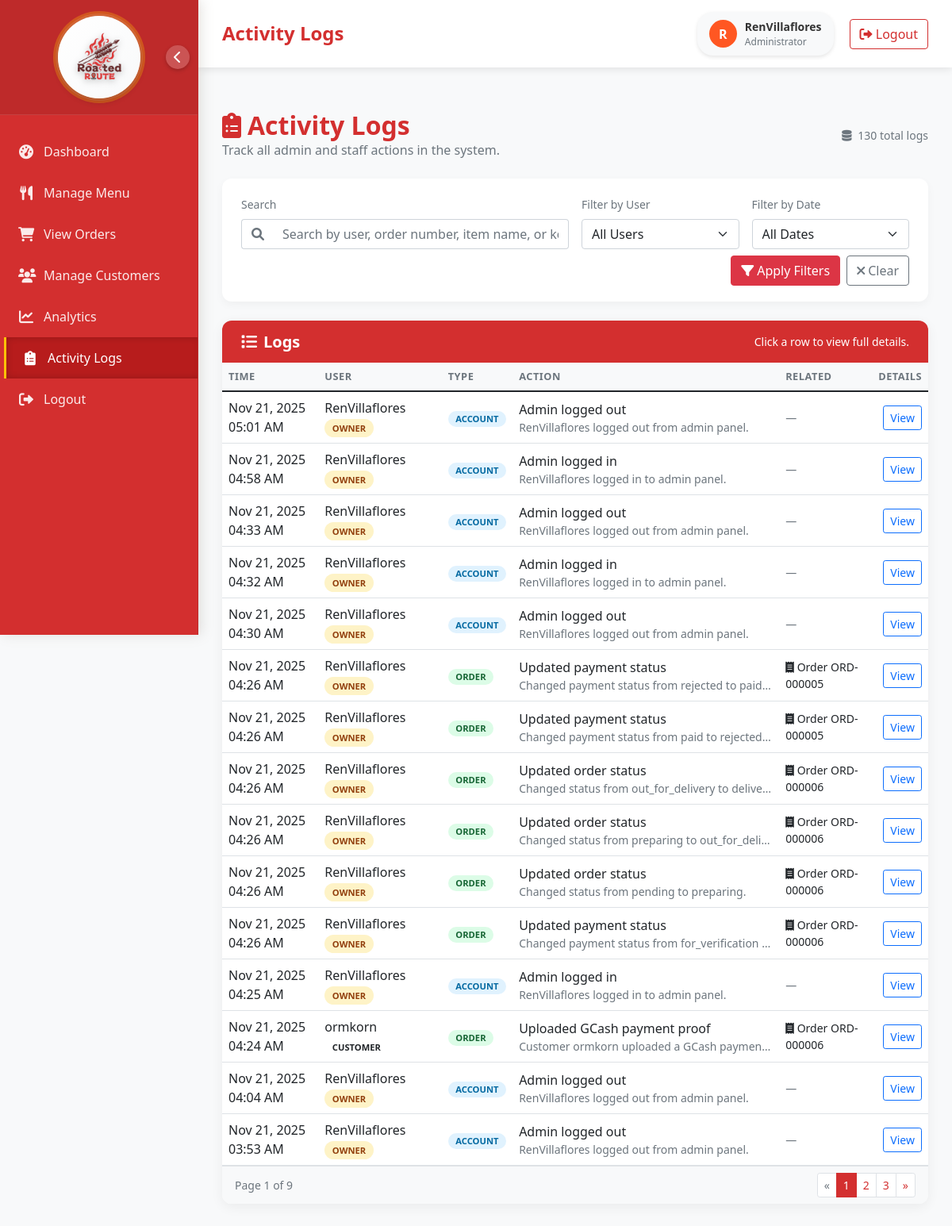
/activity-logs/ (signed in), run on an earlier commit of the app's database.
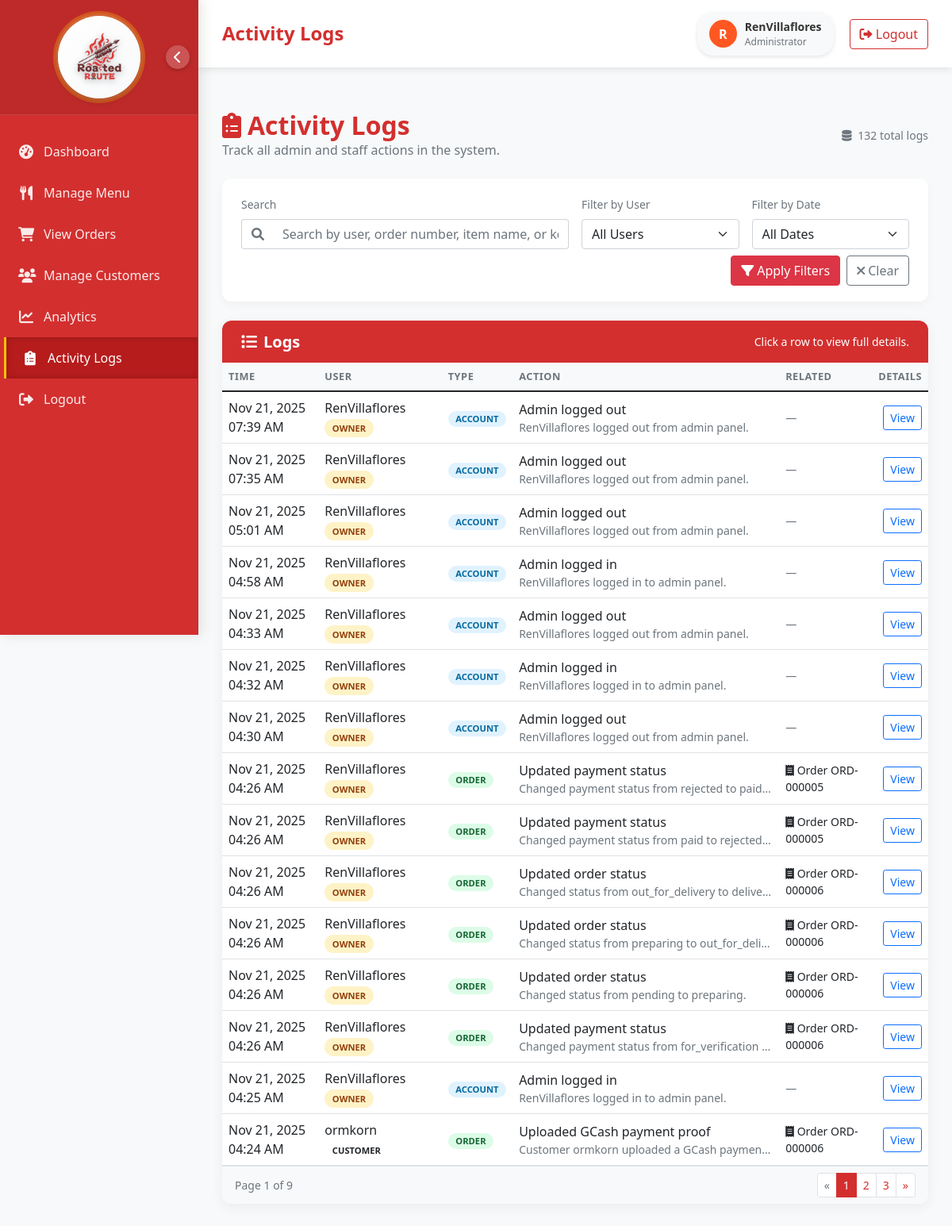
And on a later commit of the database.
### roasted_app/models.py (models this page shows, shortened)
class ActivityLog(models.Model):
    CATEGORY_CHOICES = [
        ('account', 'Account'),
        ('order', 'Order'),
        ('menu', 'Menu'),
    ]
    user = models.ForeignKey(User, on_delete=models.SET_NULL, null=True, blank=True, related_name='activity_logs')
    user_role = models.CharField(max_length=50, blank=True)
    action = models.CharField(max_length=255)
    category = models.CharField(max_length=20, choices=CATEGORY_CHOICES)
    description = models.TextField(blank=True)
    order = models.ForeignKey(Order, on_delete=models.SET_NULL, null=True, blank=True, related_name='activity_logs')
    menu_item = models.ForeignKey(MenuItem, on_delete=models.SET_NULL, null=True, blank=True, related_name='activity_logs')
    order_number = models.CharField(max_length=50, blank=True)
    item_name = models.CharField(max_length=100, blank=True)
    timestamp = models.DateTimeField(auto_now_add=True)
    class Meta:
        ordering = ['-timestamp']

### roasted_app/views.py (the view, shortened to what this page needs)
# urls.py: path('activity-logs/', views.activity_logs, name='activity_logs'),
@staff_member_required
def activity_logs(request):
    logs = ActivityLog.objects.select_related('user', 'order', 'menu_item').all()
    query = request.GET.get('q', '').strip()
    user_filter = request.GET.get('user_filter', '').strip()
    if user_filter in ['Admin', 'Owner']:
        logs = logs.filter(user_role=user_filter)
    date_filter = request.GET.get('date_filter', '').strip()
    now = timezone.now()
    if date_filter == 'today':
        logs = logs.filter(timestamp__date=now.date())
    elif date_filter == '7':
        logs = logs.filter(timestamp__gte=now - timedelta(days=7))
    elif date_filter == '30':
        logs = logs.filter(timestamp__gte=now - timedelta(days=30))
    paginator = Paginator(logs, 15)
    page = request.GET.get('page')
    logs_page = paginator.get_page(page)
    context = {
        'logs_page': logs_page,
        'query': query,
        'user_filter': user_filter,
        'date_filter': date_filter,
        'user_filter_choices': ['Admin', 'Owner'],
    }
    return render(request, 'activity_logs.html', context)

### templates/activity_logs.html (shortened to what this page needs)
{% extends 'admin_base.html' %}
{% block nav_activity_logs_active %}active{% endblock %}
{% block page_header %}Activity Logs{% endblock %}
{% block content %}
    <div class="activity-logs-wrapper py-4">
        <div class="page-header d-flex justify-content-between align-items-center">
            <div>
                <h2 class="m-0"><i class="fas fa-clipboard-list me-2"></i>Activity Logs</h2>
                <p>Track all admin and staff actions in the system.</p>
            </div>
            <div class="text-muted small">
                <i class="fas fa-database me-1"></i>
                {% if logs_page %}
                    {{ logs_page.paginator.count }} total logs
                {% else %}
                    0 logs
                {% endif %}
            </div>
        </div>
        <div class="filter-card">
            <form method="get" class="row gy-2 gx-3 align-items-end">
                <div class="col-md-6">
                    <label for="searchInput" class="form-label small text-muted">Search</label>
                    <div class="input-group">
                        <span class="input-group-text bg-white border-end-0"><i class="fas fa-search text-muted"></i></span>
                        <input type="text" class="form-control border-start-0" id="searchInput" name="q" placeholder="Search by user, order number, item name, or keyword..." value="{{ query }}">
                    </div>
                </div>
                <div class="col-md-3">
                    <label for="userFilter" class="form-label small text-muted">Filter by User</label>
                    <select class="form-select" id="userFilter" name="user_filter">
                        <option value="">All Users</option>
                    </select>
                </div>
                <div class="col-md-3">
                    <label for="dateFilter" class="form-label small text-muted">Filter by Date</label>
                    <select class="form-select" id="dateFilter" name="date_filter">
                        <option value="">All Dates</option>
                    </select>
                </div>
                <div class="col-md-12 mt-2 d-flex justify-content-end">
                    <button type="submit" class="btn btn-danger me-2">
                        <i class="fas fa-filter me-1"></i>Apply Filters
                    </button>
                    <a href="{% url 'activity_logs' %}" class="btn btn-outline-secondary">
                        <i class="fas fa-times me-1"></i>Clear
                    </a>
                </div>
            </form>
        </div>
        <div class="table-card">
            <div class="table-card-header">
                <h5 class="mb-0"><i class="fas fa-list me-2"></i>Logs</h5>
                <span class="small">Click a row to view full details.</span>
            </div>
            <div class="table-responsive">
                <table class="table table-hover mb-0 align-middle">
                    <thead>
                        <tr>
                            <th style="width: 18%;">Time</th>
                            <th style="width: 20%;">User</th>
                            <th style="width: 10%;">Type</th>
                            <th>Action</th>
                            <th style="width: 16%;">Related</th>
                            <th style="width: 8%;" class="text-end">Details</th>
                        </tr>
                    </thead>
                    <tbody>
                        {% if logs_page and logs_page.object_list %}
                            {% for log in logs_page %}
                            <tr class="log-row">
                                <td>{{ log.timestamp|date:"M d, Y h:i A" }}</td>
                                <td>
                                    {% if log.user %}
                                        <div class="fw-semibold">{{ log.user.username }}</div>
                                    {% else %}
                                        <div class="fw-semibold text-muted">System</div>
                                    {% endif %}
                                    {% if log.user_role %}
                                        <span class="badge-role
                                            {% if log.user_role == 'Owner' %}badge-owner
                                            {% elif log.user_role == 'Admin' %}badge-admin
                                            {% endif %}">
                                            {{ log.user_role }}
                                        </span>
                                    {% endif %}
                                </td>
                                <td>
                                    <span class="badge badge-category text-uppercase small
                                        {% if log.category == 'account' %}badge-category-account
                                        {% elif log.category == 'order' %}badge-category-order
                                        {% elif log.category == 'menu' %}badge-category-menu
                                        {% endif %}">
                                        {{ log.category }}
                                    </span>
                                </td>
                                <td>
                                    <div class="fw-semibold">{{ log.action }}</div>
                                    {% if log.description %}
                                        <div class="small text-muted text-truncate" style="max-width: 320px;">
                                            {{ log.description }}
                                        </div>
                                    {% endif %}
                                </td>
                                <td>
                                    {% if log.order_number %}
                                        <div class="small"><i class="fas fa-receipt me-1"></i>Order {{ log.order_number }}</div>
                                    {% endif %}
                                    {% if not log.order_number and not log.item_name %}
                                        <span class="small text-muted">—</span>
                                    {% endif %}
                                </td>
                                <td class="text-end">
                                    <button type="button"
                                            class="btn btn-sm btn-outline-primary view-log-btn"
                                            data-bs-toggle="modal"
                                            data-bs-target="#logDetailsModal"
                                            data-time="{{ log.timestamp|date:'M d, Y h:i A' }}"
                                            data-user="{% if log.user %}{{ log.user.username }}{% else %}System{% endif %}"
                                            data-role="{{ log.user_role }}"
                                            data-category="{{ log.category }}"
                                            data-order="{{ log.order_number }}"
                                            data-item="{{ log.item_name }}"
                                            data-action="{{ log.action|escape }}"
                                            data-description="{{ log.description|default:'No additional details.'|escape }}">
                                        View
                                    </button>
                                </td>
                            </tr>
                            {% endfor %}
                        {% endif %}
                    </tbody>
                </table>
            </div>
            {% if logs_page and logs_page.paginator.num_pages > 1 %}
            <div class="d-flex justify-content-between align-items-center px-3 py-2 border-top bg-light">
                <div class="small text-muted">
                    Page {{ logs_page.number }} of {{ logs_page.paginator.num_pages }}
                </div>
                <nav>
                    <ul class="pagination pagination-sm mb-0">
                        {% if logs_page.has_previous %}
                            <li class="page-item">
                                <a class="page-link" href="?page={{ logs_page.previous_page_number }}&q={{ query }}&user_filter={{ user_filter }}&date_filter={{ date_filter }}" aria-label="Previous">
                                    <span aria-hidden="true">&laquo;</span>
                                </a>
                            </li>
                        {% else %}
                            <li class="page-item disabled"><span class="page-link">&laquo;</span></li>
                        {% endif %}
                        {% for num in logs_page.paginator.page_range %}
                            {% if num == logs_page.number %}
                                <li class="page-item active"><span class="page-link">{{ num }}</span></li>
                            {% elif num >= logs_page.number|add:'-2' and num <= logs_page.number|add:'2' %}
                                <li class="page-item"><a class="page-link" href="?page={{ num }}&q={{ query }}&user_filter={{ user_filter }}&date_filter={{ date_filter }}">{{ num }}</a></li>
                            {% endif %}
                        {% endfor %}
                        {% if logs_page.has_next %}
                            <li class="page-item">
                                <a class="page-link" href="?page={{ logs_page.next_page_number }}&q={{ query }}&user_filter={{ user_filter }}&date_filter={{ date_filter }}" aria-label="Next">
                                    <span aria-hidden="true">&raquo;</span>
                                </a>
                            </li>
                        {% else %}
                            <li class="page-item disabled"><span class="page-link">&raquo;</span></li>
                        {% endif %}
                    </ul>
                </nav>
            </div>
            {% endif %}
        </div>
    </div>
{% endblock %}

### templates/admin_base.html (shortened to what this page needs)
<!DOCTYPE html>
{% load static %}
<html lang="en">
<head>
    <link href="https://cdn.jsdelivr.net/npm/bootstrap@5.1.3/dist/css/bootstrap.min.css" rel="stylesheet">
    <link rel="stylesheet" href="https://cdnjs.cloudflare.com/ajax/libs/font-awesome/6.0.0/css/all.min.css">
</head>
<body>
    <div class="dashboard-container">
        <div class="sidebar" id="sidebar">
            <div class="sidebar-header">
                <a href="{% url 'admin_dashboard' %}" class="sidebar-brand">
                    <div class="sidebar-logo">
                        <img src="{% static 'imgs/Final_Logo.png' %}" alt="Roasted Route">
                    </div>
                </a>
                <button class="toggle-btn" id="toggleSidebar" title="Toggle Sidebar" aria-label="Toggle Sidebar">
                    <i class="fas fa-chevron-left"></i>
                </button>
            </div>
            <div class="sidebar-menu">
                <a href="{% url 'admin_dashboard' %}" class="menu-item {% block nav_dashboard_active %}{% endblock %}">
                    <i class="fas fa-tachometer-alt"></i>
                    <span class="menu-text">Dashboard</span>
                </a>
                <a href="{% url 'menu_management' %}" class="menu-item {% block nav_menu_active %}{% endblock %}">
                    <i class="fas fa-utensils"></i>
                    <span class="menu-text">Manage Menu</span>
                </a>
                <a href="{% url 'view_orders' %}" class="menu-item {% block nav_orders_active %}{% endblock %}">
                    <i class="fas fa-shopping-cart"></i>
                    <span class="menu-text">View Orders</span>
                </a>
                <a href="{% url 'manage_customers' %}" class="menu-item {% block nav_customers_active %}{% endblock %}">
                    <i class="fas fa-users"></i>
                    <span class="menu-text">Manage Customers</span>
                </a>
                <a href="{% url 'analytics' %}" class="menu-item {% block nav_analytics_active %}{% endblock %}">
                    <i class="fas fa-chart-line"></i>
                    <span class="menu-text">Analytics</span>
                </a>
                <a href="{% url 'activity_logs' %}" class="menu-item {% block nav_activity_logs_active %}{% endblock %}">
                    <i class="fas fa-clipboard-list"></i>
                    <span class="menu-text">Activity Logs</span>
                </a>
                <a href="{% url 'logout' %}" class="menu-item">
                    <i class="fas fa-sign-out-alt"></i>
                    <span class="menu-text">Logout</span>
                </a>
            </div>
        </div>
        <div class="main-content" id="mainContent">
            <div class="header">
                <div class="header-left">
                    <h1>{% block page_header %}Admin{% endblock %}</h1>
                </div>
                <div class="header-right">
                    <div class="user-profile">
                        <div class="user-avatar">
                            {{ request.user.first_name|first|default:request.user.username|first|upper }}
                        </div>
                        <div class="user-info">
                            <div class="user-name">
                                {% if request.user.get_full_name %}
                                    {{ request.user.get_full_name }}
                                {% else %}
                                    {{ request.user.username }}
                                {% endif %}
                            </div>
                            <div class="user-role">
                                {% if request.user.is_staff %}
                                    Administrator
                                {% else %}
                                    User
                                {% endif %}
                            </div>
                        </div>
                    </div>
                    <a href="{% url 'logout' %}" class="btn btn-outline-danger">
                        <i class="fas fa-sign-out-alt"></i> Logout
                    </a>
                </div>
            </div>
            <div class="content">
                {% block content %}{% endblock %}
            </div>
        </div>
    </div>
</body>
</html>

What changed in the data, as far as the page shows it:
no longer on this page (row unchanged): ActivityLog: timestamp "Nov 21, 2025 04:04 AM", user.username "RenVillaflores", user_role "OWNER", category "ACCOUNT", action "Admin logged out", description "RenVillaflores logged out from admin panel."
no longer on this page (row unchanged): ActivityLog: timestamp "Nov 21, 2025 03:53 AM", user.username "RenVillaflores", user_role "OWNER", category "ACCOUNT", action "Admin logged out", description "RenVillaflores logged out from admin panel."
added ActivityLog: timestamp "Nov 21, 2025 07:39 AM", user.username "RenVillaflores", user_role "OWNER", category "ACCOUNT", action "Admin logged out", description "RenVillaflores logged out from admin panel."
added ActivityLog: timestamp "Nov 21, 2025 07:35 AM", user.username "RenVillaflores", user_role "OWNER", category "ACCOUNT", action "Admin logged out", description "RenVillaflores logged out from admin panel."
Also different on the page:
{{ logs_page.paginator.count }}: "130" → "132"
